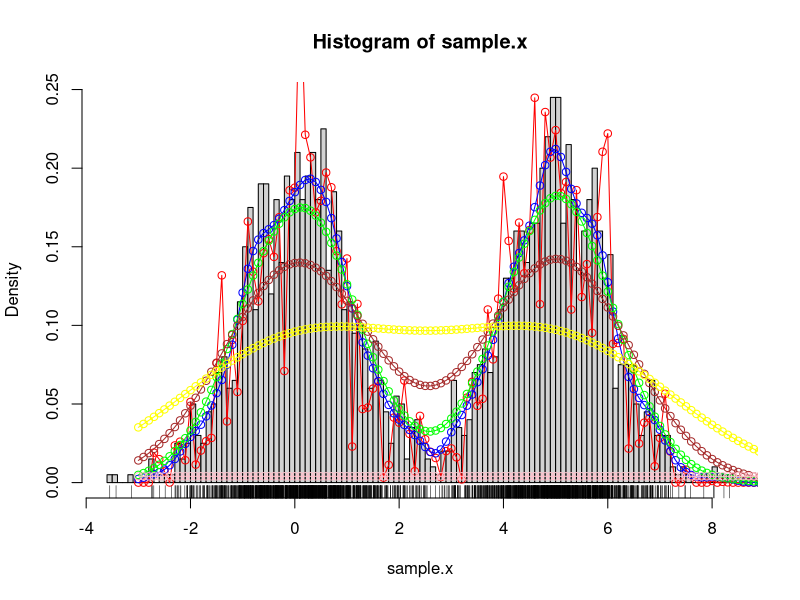

Source code (R):
#
# Function std.norm.pdf
# Returns value of standard normal PDF at given point.
# x:  input
# 
std.norm.pdf = function(x)
{  
  pdf = 1 / sqrt(2*pi) * exp(-(x^2/2))
  return (pdf)
}

#
# Function:  est.kde
# Estimates KDE at a given point given a sample of data.
# x:  estimation point
# sample:  estimation sample
# bandwidth:  smoothing parameter
#
est.kde = function(x, sample, bandwidth)
{  
  kernel.inputs = (sample - x) / bandwidth
  kernel.values = sapply(kernel.inputs, std.norm.pdf)
  est = 1 / (length(sample) * bandwidth) * sum(kernel.values)
  return (est) 
}

# generate/visualize some random data
sample.x = c(rnorm(1000, mean = 0, sd = 1), rnorm(1000, mean = 5, sd = 1))
hist(sample.x, freq = FALSE, breaks = 100)
rug(sample.x)

# get evaluation range for KDE
eval.points = seq(-3, 10, 0.1)

# get and plot KDE with varying bandwidths
kde = sapply(eval.points, est.kde, sample=sample.x, bandwidth=0.01)
lines(x=eval.points, y=kde, type ='o', col = "red")

kde = sapply(eval.points, est.kde, sample=sample.x, bandwidth=0.2)
lines(x=eval.points, y=kde, type ='o', col = "blue")

kde = sapply(eval.points, est.kde, sample=sample.x, bandwidth=0.5)
lines(x=eval.points, y=kde, type ='o', col = "green")

kde = sapply(eval.points, est.kde, sample=sample.x, bandwidth=1)
lines(x=eval.points, y=kde, type ='o', col = "brown")

kde = sapply(eval.points, est.kde, sample=sample.x, bandwidth=2)
lines(x=eval.points, y=kde, type ='o', col = "yellow")

kde = sapply(eval.points, est.kde, sample=sample.x, bandwidth=100)
lines(x=eval.points, y=kde, type ='o', col = "pink")
